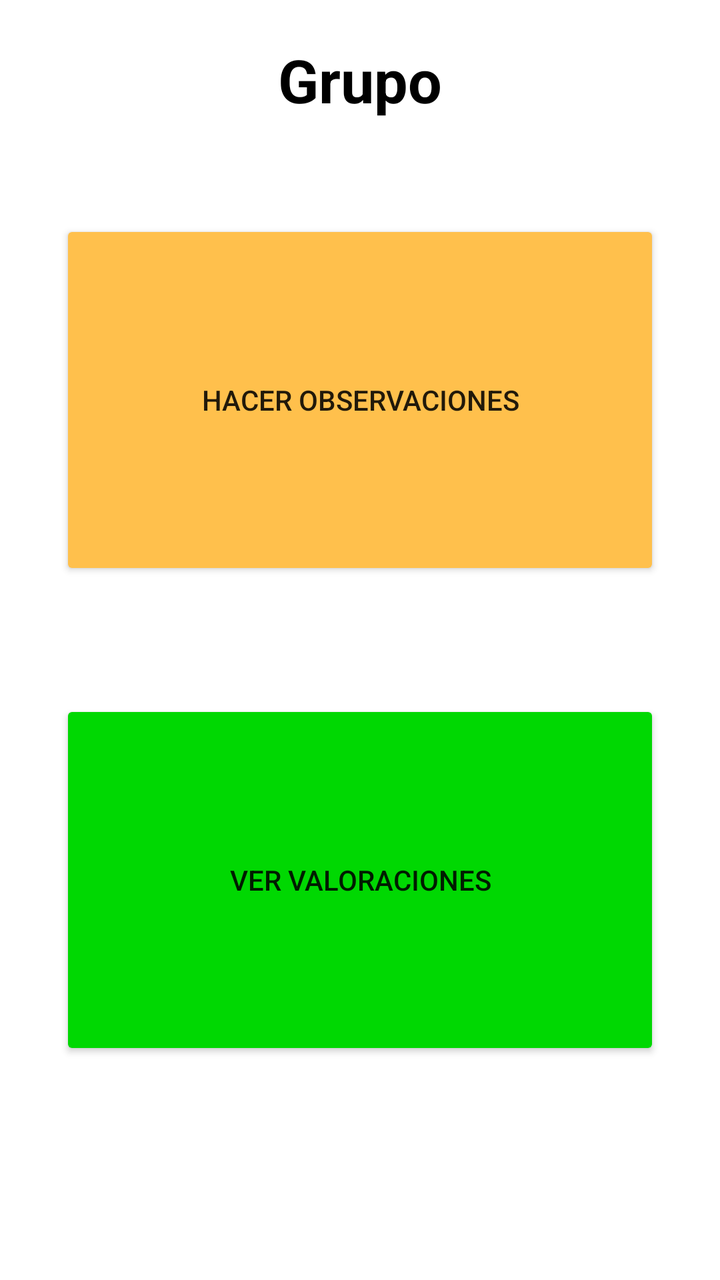
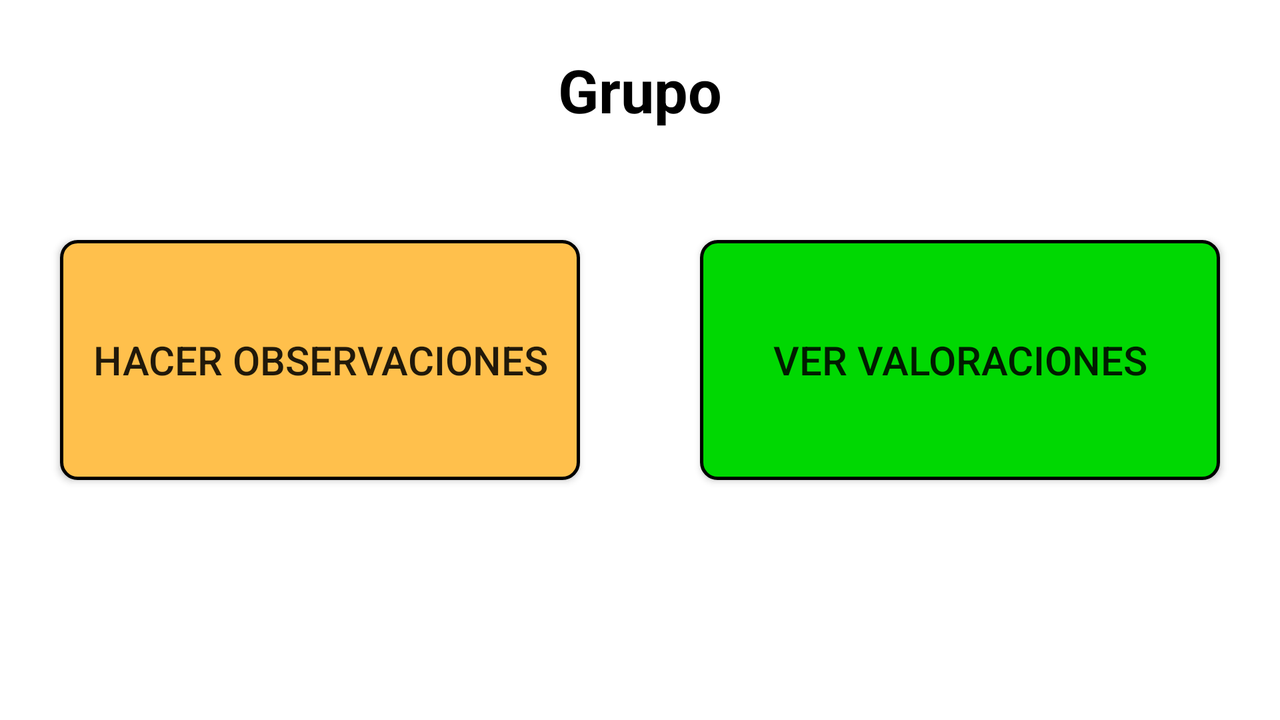

The same Android screen from two of the app's own layout files: first res/layout/ as a phone draws it, then the author's variant for another configuration, drawn on a device whose configuration selects that folder. Both files follow.
<!-- AndroidManifest.xml: application theme Theme.AndroidProyecto2 -->
<!-- res/layout/grupo_item.xml -->
<?xml version="1.0" encoding="utf-8"?>
<LinearLayout
    xmlns:android="http://schemas.android.com/apk/res/android"
    android:layout_width="match_parent"
    android:layout_height="match_parent"
    android:orientation="vertical">

    <TextView
        android:id="@+id/lblNombreGrupo"
        android:layout_width="match_parent"
        android:layout_height="0dp"
        android:layout_weight="1"
        android:layout_gravity="center"
        android:gravity="center"
        android:textSize="30dp"
        android:textColor="@color/black"
        android:textStyle="bold"
        android:text="Grupo"/>

    <LinearLayout
        android:layout_width="match_parent"
        android:layout_height="0dp"
        android:layout_weight="6"
        android:orientation="vertical">

        <Button
            android:id="@+id/btnHacerObservaciones"
            android:layout_width="match_parent"
            android:layout_height="0dp"
            android:layout_margin="30dp"
            android:layout_weight="20"
            android:backgroundTint="#FFC04C"
            android:text="Hacer Observaciones"/>

        <Button
            android:id="@+id/btnVerValoraciones"
            android:layout_width="match_parent"
            android:layout_height="0dp"
            android:layout_margin="30dp"
            android:layout_weight="20"
            android:backgroundTint="#00D802"
            android:text="Ver Valoraciones"/>

    </LinearLayout>

    <FrameLayout
        android:layout_width="match_parent"
        android:layout_height="0dp"
        android:layout_weight="1"/>

</LinearLayout>
<!-- resources referenced by this layout -->
<resources>
  <style name="Theme.AndroidProyecto2" parent="Theme.MaterialComponents.DayNight.NoActionBar">
          
          <item name="colorPrimary">@color/purple_500</item>
          <item name="colorPrimaryVariant">@color/purple_700</item>
          <item name="colorOnPrimary">@color/white</item>
          
          <item name="colorSecondary">@color/teal_200</item>
          <item name="colorSecondaryVariant">@color/teal_700</item>
          <item name="colorOnSecondary">@color/black</item>
          
          <item name="android:statusBarColor" tools:targetApi="l">?attr/colorPrimaryVariant</item>
          
      </style>
</resources>
<!-- res/layout-land/grupo_item.xml (the author's variant of the layout above) -->
<!-- drawn on the phone turned sideways -->
<?xml version="1.0" encoding="utf-8"?>
<LinearLayout
    xmlns:android="http://schemas.android.com/apk/res/android"
    android:layout_width="match_parent"
    android:layout_height="400dp"
    android:orientation="vertical">

    <TextView
        android:id="@+id/lblNombreGrupo"
        android:layout_width="match_parent"
        android:layout_height="0dp"
        android:layout_weight="1"
        android:layout_gravity="center"
        android:gravity="center"
        android:textSize="30dp"
        android:textColor="@color/black"
        android:textStyle="bold"
        android:text="Grupo"/>

    <LinearLayout
        android:layout_width="match_parent"
        android:layout_height="0dp"
        android:layout_weight="2"
        android:orientation="horizontal">

        <androidx.appcompat.widget.AppCompatButton
            android:id="@+id/btnHacerObservaciones"
            android:layout_width="0dp"
            android:layout_height="match_parent"
            android:layout_margin="30dp"
            android:layout_weight="20"
            android:textSize="20sp"
            android:background="@drawable/bg_button_hacer_valoracion"
            android:text="Hacer Observaciones"/>

        <androidx.appcompat.widget.AppCompatButton
            android:id="@+id/btnVerValoraciones"
            android:layout_width="0dp"
            android:layout_height="match_parent"
            android:layout_margin="30dp"
            android:layout_weight="20"
            android:textSize="20sp"
            android:background="@drawable/bg_button_ver_valoracion"
            android:text="Ver Valoraciones"/>

    </LinearLayout>

    <LinearLayout
        android:layout_width="match_parent"
        android:layout_height="0dp"
        android:layout_weight="1"
        android:orientation="horizontal">
    </LinearLayout>



</LinearLayout>
<!-- resources referenced by the variant -->
<!-- as the phone turned sideways resolves them -->
<resources>
  <!-- drawable bg_button_hacer_valoracion (drawable) -->
  <?xml version="1.0" encoding="utf-8"?>
  <selector xmlns:android="http://schemas.android.com/apk/res/android">
  
      <item android:state_pressed="true">
          <shape android:shape="rectangle">
              <solid android:color="#FFED93"/>
              <corners android:radius="8dp"/>
              <stroke android:width="5px" android:color="#000000" />
          </shape>
      </item>
  
      <item android:state_pressed="false">
          <shape android:shape="rectangle">
              <solid android:color="#FFC04C"/>
              <corners android:radius="8dp"/>
              <stroke android:width="5px" android:color="#000000" />
          </shape>
      </item>
  
  </selector>
  <!-- drawable bg_button_ver_valoracion (drawable) -->
  <?xml version="1.0" encoding="utf-8"?>
  <selector xmlns:android="http://schemas.android.com/apk/res/android">
  
      <item android:state_pressed="true">
          <shape android:shape="rectangle">
              <solid android:color="#A1FFA2"/>
              <corners android:radius="8dp"/>
              <stroke android:width="5px" android:color="#000000" />
          </shape>
      </item>
  
      <item android:state_pressed="false">
          <shape android:shape="rectangle">
              <solid android:color="#00D802"/>
              <corners android:radius="8dp"/>
              <stroke android:width="5px" android:color="#000000" />
          </shape>
      </item>
  
  </selector>
  <style name="Theme.AndroidProyecto2" parent="Theme.MaterialComponents.DayNight.NoActionBar">
          
          <item name="colorPrimary">@color/purple_500</item>
          <item name="colorPrimaryVariant">@color/purple_700</item>
          <item name="colorOnPrimary">@color/white</item>
          
          <item name="colorSecondary">@color/teal_200</item>
          <item name="colorSecondaryVariant">@color/teal_700</item>
          <item name="colorOnSecondary">@color/black</item>
          
          <item name="android:statusBarColor" tools:targetApi="l">?attr/colorPrimaryVariant</item>
          
      </style>
</resources>
